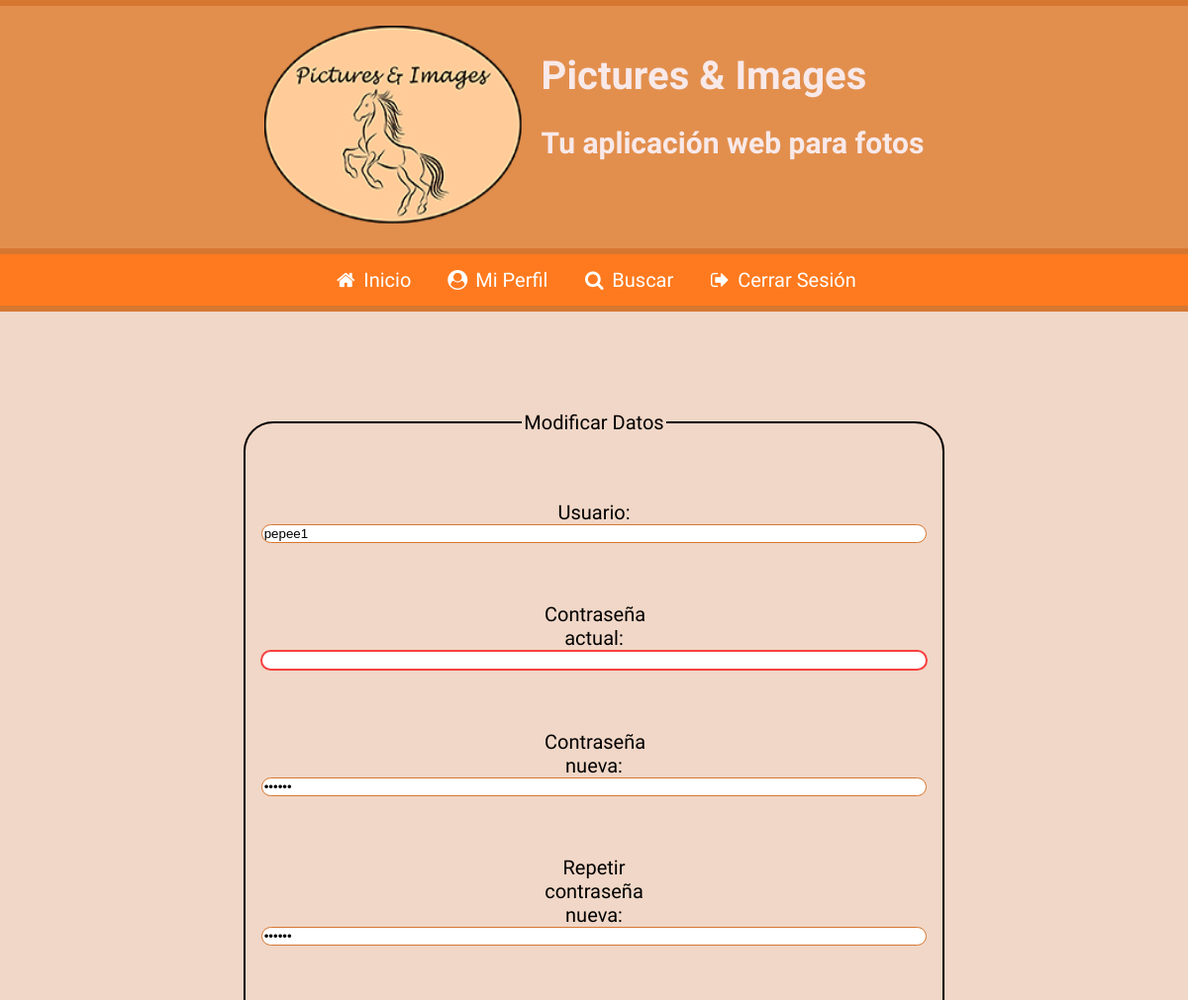
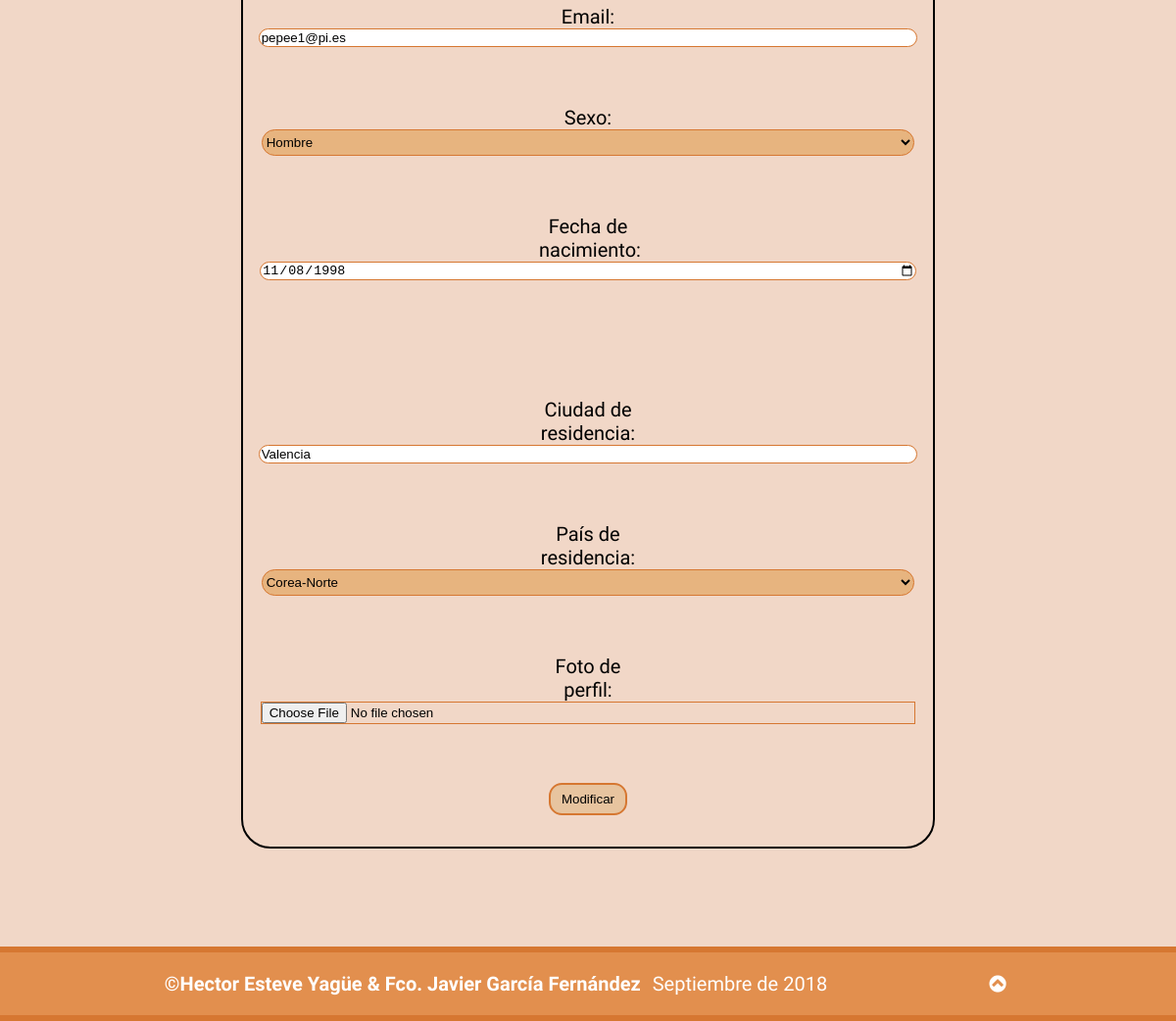
/formulario_modificar.php (signed in), run on the app's committed database (2 pictures, top to bottom).
### tables this page shows
CREATE TABLE `usuarios` (
  `IdUsuario` int(11) NOT NULL,
  `NomUsuario` varchar(15) NOT NULL,
  `Clave` varchar(200) NOT NULL,
  `Email` varchar(200) NOT NULL,
  `Sexo` tinyint(4) NOT NULL,
  `FNacimiento` date NOT NULL,
  `Ciudad` varchar(200) NOT NULL,
  `Pais` int(11) NOT NULL,
  `Foto` varchar(200) NOT NULL,
  `FRegistro` datetime NOT NULL DEFAULT CURRENT_TIMESTAMP ON UPDATE CURRENT_TIMESTAMP,
  `Estilo` int(11) NOT NULL
);

### formulario_registroYmodificar.php (the view, shortened to what this page needs)
<?php
require_once("conexion_db.php");
if(isset($_SESSION["usuarioLog"])){
			$sesionSaneada = $mysqli->real_escape_string($_SESSION["usuarioLog"]);
		 $sentencia = 'SELECT * FROM usuarios WHERE IdUsuario='.$sesionSaneada;
		 if(!($resultado = $GLOBALS["mysqli"]->query($sentencia))) {
		   echo "<p>Error al ejecutar la sentencia <b>$sentencia</b>: " . $GLOBALS["mysqli"]->error;
		   echo '</p>';
		   exit;
		 }
		 if(mysqli_num_rows($resultado)){
			 $fila=$resultado->fetch_object();
echo<<<formularioModificarParte0
	<p>
		<label for="usuario">Usuario:</label>
		<input type="text" value="$fila->NomUsuario" pattern="[A-Za-z0-9]{3,15}" minlength="3" maxlength="15" title="El nombre de usuario tendrá como mínimo 6 caracteres que pueden ser tanto letras mayúsculas como minúsculas y como números. El máximo número de caracteres permitido es 14. Los espacios en blanco no están permitidos"  name="NomUsuario" id="usuario"/>
	</p>
	<p>
		<label for="passw0">Contraseña actual:</label>
		<input type="password" pattern="^(?=\w*\d)(?=\w*[A-Z])(?=\w*[a-z])[A-Za-z0-9_]{6,15}$" minlength="6" maxlength="15" required name="passw0" id="passw0" title="Debes introducir tu contraseña actual para poder confirmar los cambios" />
	</p>
	<p>
		<label for="passw1">Contraseña nueva:</label>
		<input type="password" value="$fila->Clave" pattern="^(?=\w*\d)(?=\w*[A-Z])(?=\w*[a-z])[A-Za-z0-9_]{6,15}$" minlength="6" maxlength="15" name="Clave" id="passw1" title="La contraseña tendrá un mínimo de 6 caracteres y un máximo de 15. Debes escribir como mínimo una letra mayúscula, una minúscula y un número. Solo el caracter especial subrayado (_) está permitido. No se admiten espacios en blanco" />
	</p>
	<p>
		<label for="passw2">Repetir contraseña nueva:</label>
		<input type="password" value="$fila->Clave" pattern="^(?=\w*\d)(?=\w*[A-Z])(?=\w*[a-z])[A-Za-z0-9_]{6,15}$" minlength="6" maxlength="15" name="passw2" id="passw2" title="La contraseña debe de coincidir con la escrita en la casilla anterior" />
	</p>
	<p>
		<label for="email">Email:</label>
		<input type="email" value="$fila->Email" pattern="^[a-zA-Z0-9._-]+@[a-zA-Z0-9.-]+\.([a-zA-Z]{2,4})+$" name="Email" id="email"/>
	</p>
	<p>
		<label for="sexo">Sexo:</label>
		<select id="sexo" name="Sexo">
			<option value="">Escoge</option>
formularioModificarParte0;
		switch ($fila->Sexo) {
			case '1':
				echo<<<Sexo
			<option value="1" selected>Hombre</option>
			<option value="2">Mujer</option>
			<option value="3">Otro</option>
Sexo;
				break;
		}
echo<<<formularioModificarParte1
		</select>
	</p>
	<p>
		<label for="fnac">Fecha de nacimiento:</label>
		<input type="date" value="$fila->FNacimiento" name="FNacimiento" id="fnac"/>
	</p>
	<p>
	<p>
		<label for="cres">Ciudad de residencia:</label>
		<input type="text" value="$fila->Ciudad" maxlength="200" name="Ciudad" id="cres" title="Introduce la ciudad de residencia" />
	</p>
	<p>
		<label for="pres">País de residencia:</label>
			<select name="Pais" id="pres">
			<option value="0">Escoge</option>
formularioModificarParte1;
	function extraerContinentes(){
		$sentencia0 = 'SELECT DISTINCT Continente FROM paises where Continente != ' . "'Ninguno'" . 'order by (Continente) ASC';
		if(!($resultado0 = $GLOBALS["mysqli"]->query($sentencia0))){
			echo "<p>Error al ejecutar la sentencia <b>$sentencia0</b>: " . $GLOBALS["mysqli"]->error;
			echo '</p>';
			exit;
		}
		while($fila0= $resultado0->fetch_assoc()){
			echo "<optgroup label='{$fila0['Continente']}'>";
			extraerPaisesContinente($fila0['Continente']);
			echo "</optgroup>";
		}
	}
	function extraerPaisesContinente(&$continente){
		$sentencia1 = 'SELECT IdPais, NomPais FROM paises p WHERE p.Continente='. "'" . $continente . "'" . 'ORDER BY (NomPais) ASC';
		if(!($resultado1 = $GLOBALS["mysqli"]->query($sentencia1))){
			echo "<p>Error al ejecutar la sentencia <b>$sentencia1</b>: " . $GLOBALS["mysqli"]->error;
			echo '</p>';
			exit;
		}
		while($fila1 = $resultado1->fetch_assoc()){
			$IdPais = $fila1["IdPais"];
			$IdPaisFila = $GLOBALS["fila"]->Pais;
			if($IdPais==$IdPaisFila){
				echo "<option value=$IdPaisFila selected>{$fila1['NomPais']}</option>";
			}else{
				echo "<option value=$IdPais>{$fila1['NomPais']}</option>";
			}
		}
	}
	extraerContinentes();
echo<<<formularioModificarParte2
		</select>
	</p>
	<p>
		<label for="fper" id="labfper">Foto de perfil:</label>
		<input type="file" accept="image/*" name="Foto" id="fper"/>
	</p>
formularioModificarParte2;
		}
	}
?>

### estilo.css (style rules this page uses)
body { box-sizing: border-box; min-width: 320px; max-width: 1980px; margin: 0 auto; background-color: #F1D7C7; font-family: 'Kalam', cursive; font-size: 20px; position: relative; }
body>.paginacion>div>a,p { justify-content: center; display: inline-block; }
body>.formulario>fieldset>p { width: 50%; margin: auto; margin-top: 3em; display: flex; align-self: center; justify-content: space-between; flex-wrap: wrap; }
body>.formulario>fieldset>p>label { align-self: center; width: 5em; }
body>.formulario>fieldset>p>input { border-radius: 1em; border: 0.1em solid #D67731; align-self: center; width: 13em; }
body>.formulario>fieldset>p>input:invalid { border: 0.15em solid #F74040; }
body>.formulario>fieldset>p>#fper { width: 13em; }
body>.formulario>fieldset>p>select { background-color: #E7B47F; border-radius: 1em; border: 0.1em solid #D67731; width: 10em; height: 2em; align-self: center; }
body>.formulario>fieldset>p>#fper { align-self: center; border-radius: 0; }
@media all and (min-width: 1048px) and (max-width: 1500px) { body>.formulario>fieldset>p { flex-direction: column; flex-wrap: nowrap; } }
@media all and (min-width: 1048px) and (max-width: 1500px) { body>.formulario>fieldset>p>select { align-self: center; width: 50em; } }
@media all and (min-width: 1048px) and (max-width: 1500px) { body>.formulario>fieldset>p>input { align-self: center; width: 50em; } }
@media all and (min-width: 1048px) and (max-width: 1500px) { body>.formulario>fieldset>p>#fper { width: 50em; } }

### estilo_accesible.css (style rules this page uses)
body { box-sizing: border-box; min-width: 320px; max-width: 1980px; margin: 0 auto; background-color: #ffffff; font-family: 'Kalam', cursive; font-size: 30px; position: relative; }
body>.paginacion>div>a,p { justify-content: center; display: inline-block; }
body>.formulario>fieldset>p { width: 50%; margin: auto; margin-top: 3em; display: flex; flex-direction: column; align-self: center; justify-content: center; }
body>.formulario>fieldset>p>label { align-self: center; width: 5em; }
body>.formulario>fieldset>p>input { border-radius: 1em; border: 0.1em solid #000000; align-self: center; width: 50em; font-size: 30px; }
body>.formulario>fieldset>p>input:invalid { border: 0.25em solid #9B1010; }
body>.formulario>fieldset>p>#fper { width: 50em; }
body>.formulario>fieldset>p>select { background-color: #3B3B3A; border-radius: 1em; border: 0.1em solid #000000; color: #ffffff; width: 50em; height: 2em; align-self: center; font-size: 30px; }
body>.formulario>fieldset>p>#fper { align-self: center; border-radius: 0; }
@media all and (min-width: 1025px) and (max-width: 1820px) { body>.formulario>fieldset>p { flex-direction: column; flex-wrap: nowrap; } }
@media all and (min-width: 1025px) and (max-width: 1820px) { body>.formulario>fieldset>p>select { align-self: center; width: 98%; } }
@media all and (min-width: 1025px) and (max-width: 1820px) { body>.formulario>fieldset>p>input { align-self: center; width: 98%; } }
@media all and (min-width: 1025px) and (max-width: 1820px) { body>.formulario>fieldset>p>#fper { width: 98%; } }

### print.css (style rules this page uses)
body { box-sizing: border-box; min-width: 320px; max-width: 1980px; margin: 0 auto; background-color: white; font-family: serif; font-size: 12pt; position: relative; }
body>#formReg>fieldset>p { page-break-after: avoid; margin-top: 0.5cm; }
body>#formReg>fieldset>p:nth-of-type(7) { margin-top: 0.5cm; }
body>#formReg>fieldset>p:nth-of-type(9) { margin-top: 3cm; page-break-before: always; }
body>#formReg>fieldset>p:nth-of-type(9)>input { height: 10cm; width: 10cm; }
body>.formulario>fieldset>p { width: 50%; margin: auto; margin-top: 1cm; display: flex; align-self: center; flex-direction: column; justify-content: center; }
body>.formulario>fieldset>p:nth-of-type(4) { page-break-after: always; }
body>.formulario>fieldset>p:nth-of-type(7) { margin-top: 0; page-break-after: always; }
body>.formulario>fieldset>p>label { align-self: center; width: 5cm; }
body>.formulario>fieldset>p>input { border-radius: 0.5cm; border: 0.1cm solid black; align-self: center; width: 18cm; height: 0.7cm; color: transparent; }
body>.formulario>fieldset>p>select { color: transparent; }
::placeholder { color: transparent; }
body>.formulario>fieldset>p>input:invalid { border: 0.1cm solid black; }
body>.formulario>fieldset>p>select { background-color: white; border-radius: 1cm; border: 0.1cm solid black; width: 18cm; height: 1cm; align-self: center; }
body>.formulario>fieldset>p>#fper { align-self: center; border-radius: 0; }

### data on the page
usuarios: NomUsuario "pepee1", Email "pepee1@pi.es", Sexo "Hombre", FNacimiento "11/08/1998", Ciudad "Valencia"

### other printed values
form field Pais "Corea-Norte"
